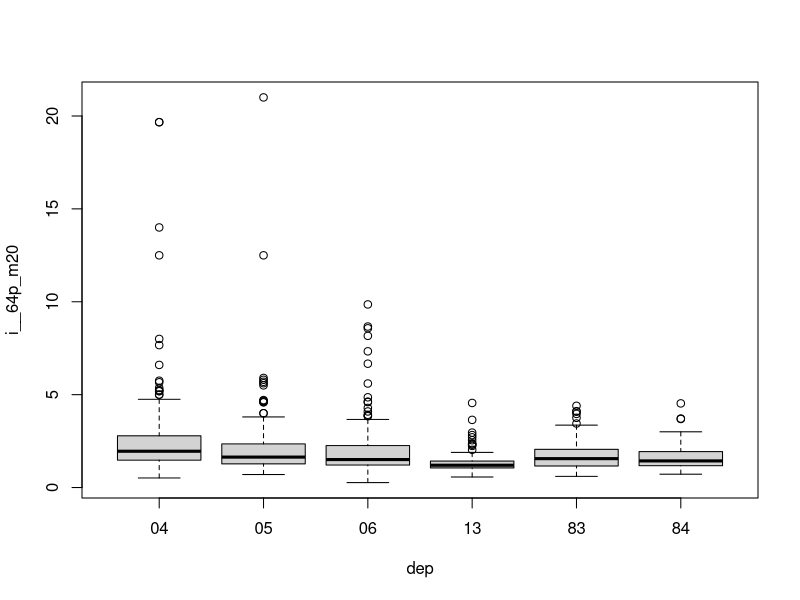

Reproduce this figure in R.
## ---- chunk 1
#| label: setup

library(dplyr)
library(tidyverse)
## ---- chunk 2


communes <- read.csv2("Ressources/communes_2019.csv")
str(communes)
communes$pop2019 <- as.numeric(communes$pop2019)
communes$pop7582019 <- as.numeric(communes$pop7582019)
communes$pop6475_2019 <- as.numeric(communes$pop6475_2019)
communes$pop0020_2019 <- as.numeric(communes$pop0020_2019)
communes$tx_evol_annuel_1319 <- as.numeric(communes$tx_evol_annuel_1319)

communes <- communes %>% 
  mutate_at(vars(ends_with("19")), as.numeric)

communes <- communes %>% 
  rename(pop75plus_2019=pop7582019)

communes$grilledens <- factor(communes$grilledens7, labels = c("Grands centres urbains",
"Centres urbains intermédiaires",
"Petites villes",
"Ceintures urbaines",
"Bourgs ruraux",
"Rural à habitat dispersé",
"Rural à habitat très dispersé"))

communes_paca<-communes %>%
filter(substr(codgeo,1,2) %in% c("04","05","06","13","83","84"))

         
any(duplicated(communes_paca))

sum(communes_paca$pop2019)

communes_paca$dep <- substr(communes_paca$codgeo, 1,2)


pop_par_dep <- communes_paca %>% 
  group_by(dep) %>% 
  summarise(sum(pop2019))

dico <- read.csv2("Ressources/dico_aav20.csv")

communes_paca <- communes_paca %>% 
  left_join(dico, by=c("typoAAV20"="typoaav20"))

communes_paca$i__64p_m20 <- (communes_paca$pop6475_2019 + communes_paca$pop75plus_2019) / communes_paca$pop0020_2019
  
boxplot(data = communes_paca,i__64p_m20~dep)

length(unique(communes_paca$dep))

aav20_paca <- communes_paca %>% group_by(libaav20) %>% summarise(
  nb_communes = n(),
  poptotale = sum(pop2019),
  part_com_rurale = sum(pop2019[grilledens7 > 5]),
  part_com_urbaine = 1 - part_com_rurale
  
                  )
  
  
## ---- chunk 3

p1 <- 1 - pbinom(10, 5000, 0.001)
p1

set.seed(1)

obs <- rbinom(365, 5000, 0.001)

obs

i=1
tension <- c()
while (i<11){
  obs <- rbinom(365, 5000, 0.001)
  tension <- append(tension, sum(obs>10))
  i <- i+1
}
tension
